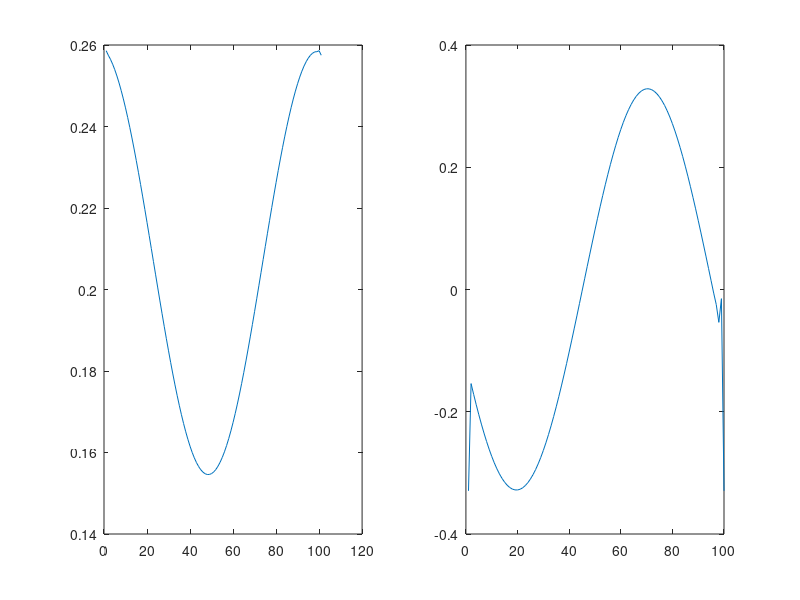

The MATLAB script that drew this image:
%%  explicit linear advection code 1-D

x = linspace(0,1,101); % create a computational grid between 0 and 1 with 100 grid points
% alternatively you can do this: dx = 0.01; x = 0:dx:100
dx = x(2)-x(1);
Ni = length(x);

u0 = 1; % advection speed;
sigma = 0.1;
Q = exp(-(x-0.5).^2/sigma^2); % initial profile of Q

Q = x*0;
Q(abs(x-0.5)<0.1)=1;
Q_init = Q; % save the initial profile for the final plot

% impose boundary conditions here - periodic
Q(1) = Q(Ni-1);
Q(Ni) = Q(2);

% dt = 0.001; % FIXME: time step should follow wave propagation
Time = 0; % keep track on the time step

% figure('position',[442   668   988   280]) % create a blank figure to show the advection results
count = 1;
tt = 0;
mm = 0;
Qc = Q;
CFL = 0.8;
dt = abs(dx/u0*CFL);
for n=1:500 % the time stepping loop - let's try advect 200 steps maximum

    % plot the Q profile as a function of x
    if(mod(n,5)==-1) % only plot every 5 steps
        plot(x,Q,'-o');
        hold on
        plot(x,Qc,'-o');
        hold on        
        plot(x,x*0+1,'k--');
        
%         Q_ana = x*0;
%         Q_ana(abs(x+u0*Time-0.5)<=0.11)=1;        
%         plot(x,Q_ana,'r-');
        hold off     
        legend('Backward FD','central-FD') 
        
        xlabel('x'),ylabel('Q'),title(['dt =',num2str(dt),', Simulation Time = ',num2str(Time)]);
        set(gca,'fontsize',14); % make the font better for visualization
        ylim([-0.2 1.5])
        
        
        pause(0.1)
        
%         tt(count) = Time;
%         mm(count) = max(Q);
        % save figure
        str = sprintf('%0*d',4,count);
        image_fn = ['~/Data/solver/png/lec2-',str];
        disp(image_fn);
%         saveas(gcf,image_fn,'png');
        count = count+1;
    end
   
    Time = Time + dt; % the current time
%     
%     for i=2:Ni-1 % index stops at Ni-1 because we need i+1
%         Q(i) = Q(i) + u0*dt/dx.*(Q(i+1)-Q(i)); % our first forward-difference scheme!
%     end
%     
%     for i=2:Ni-1 % index stops at Ni-1 because we need i+1
%         Qc(i) = Qc(i) + u0*dt/(2*dx).*(Qc(i+1)-Qc(i-1)); % central-difference scheme!
%     end

%     for i=2:Ni-1 % index stops at Ni-1 because we need i+1
%         Qc(i) = Qc(i) + u0*dt/(2*dx).*(Qc(i+1)-Qc(i-1)); % lax wendroff scheme!
%     end

% try slope limiting methods
    % first calculate the slope
%     s = (Q(3:end)-Q(1:end-2))/dx/2; % Fromm's
    s = (Q(2:end)-Q(1:end-1))/dx; % beam warming
%     s = (Q(2:end)-Q(1:end-1))/dx; % Lax Wend
%     s(:) = 0;
%     % periodic for slope
%     s(1) = s(Ni-3);
%     s(2) = s(Ni-2);
%     
%     s(Ni-1) = s(3); 
%     s(Ni) = s(4);     
%   

%     for i=2:Ni-1 % index stops at Ni-1 because we need i+1
% %         s(i) = (Q(i+1) - Q(i))/dx;   
% %         Q(i) = Q(i) - u0*dt/dx/2.*(Q(i+1)-Q(i-1)) + 1/2*(u0*dt/dx)^2*(Q(i-1)-2*Q(i)+Q(i+1));
%         
%         
%     end    
    for i=2:Ni-1 % index stops at Ni-1 because we need i+1
%         Q(i) = Q(i) - u0*dt/dx.*(Q(i)-Q(i-1)) - 1/2*u0*dt/dx*(dx -u0*dt)*(s(i) - s(i-1));   
        Q(i) = Q(i) - u0*dt/dx/2.*(Q(i+1)-Q(i-1)) + 1/2*(u0*dt/dx)^2*(Q(i-1)-2*Q(i)+Q(i+1));
        
        
    end    

    % This is called a periodic boundary condition
    Q(1) = Q(Ni-1);
    Q(Ni) = Q(2);    
    
    subplot(1,2,1)
    plot(Q)
    subplot(1,2,2)
    plot(s)
    pause(0.1)
    
%     % diagnostics
%     if(mod(n,5)==0) % only store max Q every 5 steps
%         
%         tt(count) = Time;
%         mm(count) = max(Q);
%         count = count+1;   
%         
%     end
    
    if(Time > 1.)
        break; % stop the time-loop if simulation time reaches 1
    end
    
end
%%
% % plot the initial and final profiles of Q
% figure('position',[442   668   988   280]) % create a blank figure to show the advection results
% plot(x,Q_init,'-ro'); hold on
% plot(x,Q,'-bo')
% Q_ana = x*0;
% Q_ana(abs(x-0.3)<0.1)=1;
% % plot(x,Q_ana,'--b')
% xlabel('x')
% ylabel('Q')
% ylim([-0.1 1.2])
% set(gca,'fontsize',14)
%%
% % plot the initial and final profiles of Q
% figure('position',[442   668   988   280],'color','w') % create a blank figure to show the advection results
% plot(x,Q_init,'-ro'); hold on
% plot(x,Q,'-bo')
% xlabel('x')
% ylabel('Q')
% ylim([-0.1 1.2])
% set(gca,'fontsize',14)
%         legend('Advected Q','Initial Q') 
% 
